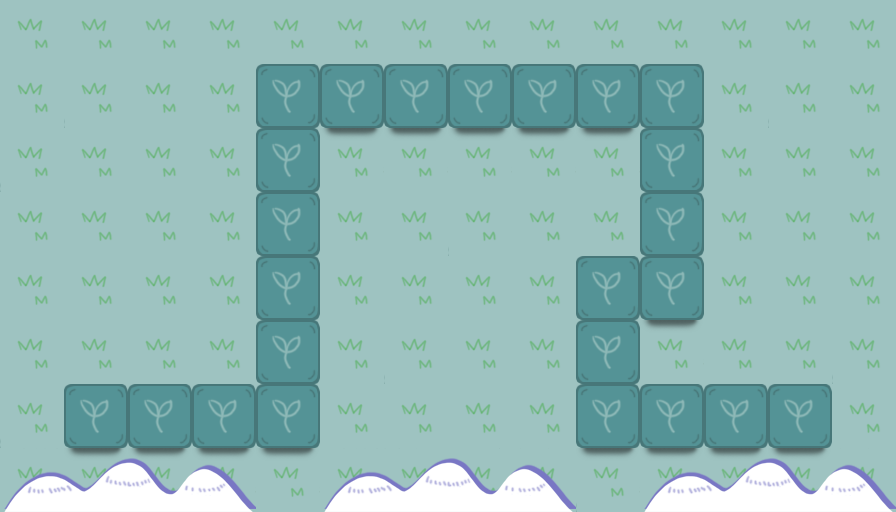

This game map was drawn from its Tiled (.tmx) file and the tilesets committed beside it. A one-line description and the trimmed map source follow:
An orthogonal 14x8 tile map with 64x64 px tiles, 3 tile layers (bg, road, dec) and 24 objects (8x xiaocao, 6x waypoint, 3x zhuang, 3x huanggan, 2x huangci, ...).

<map version="1.0" orientation="orthogonal" width="14" height="8" tilewidth="64" tileheight="64">
 <tileset firstgid="1" name="map" tilewidth="64" tileheight="64">
  <image source="map.png" width="512" height="512" />
 </tileset>
 <layer name="bg" width="14" height="8">
  <data>[112 cells, 112 non-empty, 2 distinct tile ids]</data>
 </layer>
 <layer name="road" width="14" height="8">
  <data>[112 cells, 24 non-empty, 1 distinct tile ids]</data>
 </layer>
 <layer name="dec" width="14" height="8">
  <data>[112 cells, 20 non-empty, 5 distinct tile ids]</data>
 </layer>
 <objectgroup name="object" width="14" height="8">
  <object name="jam" type="huangci" x="0" y="384" />
  <object name="jam" type="zhuang" x="128" y="384" />
  <object name="jam" type="xiaocao" x="192" y="320" />
  <object name="jam" type="huanggan" x="128" y="256" />
  <object name="jam" type="huangci" x="320" y="320" />
  <object name="jam" type="xiaocao" x="320" y="384" />
  <object name="jam" type="zhuang" x="320" y="448" />
  <object name="jam" type="huanggan" x="448" y="448" />
  <object name="jam" type="xiaocao" x="448" y="192" />
  <object name="jam" type="xiaocao" x="512" y="192" />
  <object name="jam" type="xiaocao" x="576" y="192" />
  <object name="jam" type="xiaocao" x="576" y="256" />
  <object name="jam" type="xiaocao" x="640" y="384" />
  <object name="jam" type="huanggan" x="704" y="384" />
  <object name="jam" type="zhuang" x="704" y="192" />
  <object name="jam" type="xiaocao" x="704" y="128" />
  <object name="points0" type="start" x="96" y="416" />
  <object name="points1" type="waypoint" x="288" y="416" />
  <object name="points2" type="waypoint" x="288" y="96" />
  <object name="points3" type="waypoint" x="672" y="96" />
  <object name="points4" type="waypoint" x="672" y="288" />
  <object name="points5" type="waypoint" x="608" y="288" />
  <object name="points6" type="waypoint" x="608" y="416" />
  <object name="points7" type="end" x="800" y="416" />
 </objectgroup>
</map>
